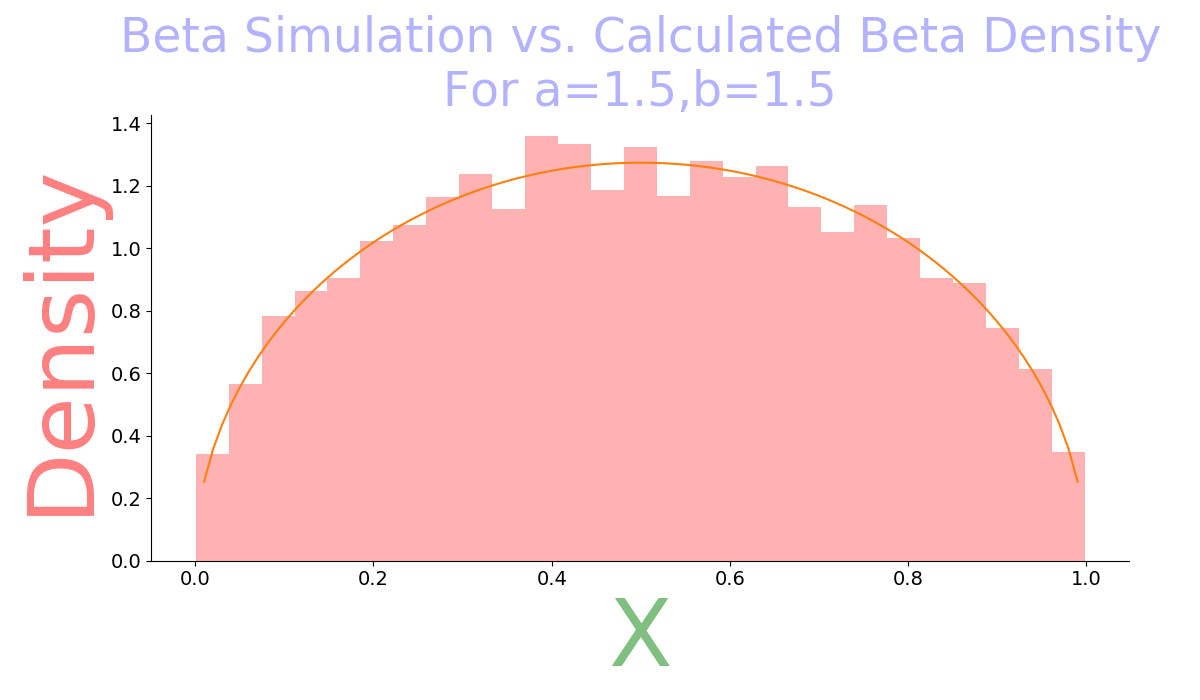

Generate this figure with Python:
import matplotlib.pyplot as plt
import numpy as np
import scipy.stats as stats
import seaborn as sns

a = 1.5
b = 1.5
x = np.arange(0.01, 1, 0.01)
y = stats.beta.rvs(a, b, size=10000)
y_act = stats.beta.pdf(x, a, b)
g = sns.distplot(y, kde=False, norm_hist=True,
                 kde_kws={"color": "g", "lw": 4, "label": "KDE Estim", "alpha": 0.5},
                 hist_kws={"color": "r", "alpha": 0.3, "label": "Freq"})
# Note that we plotted on the graph using plt matlabplot function
plt.plot(x, y_act)

# remove the top and right line in graph
sns.despine()

# Set the size of the graph from here
g.figure.set_size_inches(12, 7)
# Set the Title of the graph from here
g.axes.set_title(("Beta Simulation vs. Calculated Beta Density\nFor a=%s,b=%s")
                 % (a, b), fontsize=34, color="b", alpha=0.3)
# Set the xlabel of the graph from here
g.set_xlabel("X", size=67, color="g", alpha=0.5)
# Set the ylabel of the graph from here
g.set_ylabel("Density", size=67, color="r", alpha=0.5)
# Set the ticklabel size and color of the graph from here
g.tick_params(labelsize=14, labelcolor="black")

plt.tight_layout()
plt.savefig('histogram2.png', format='png')
plt.show()
